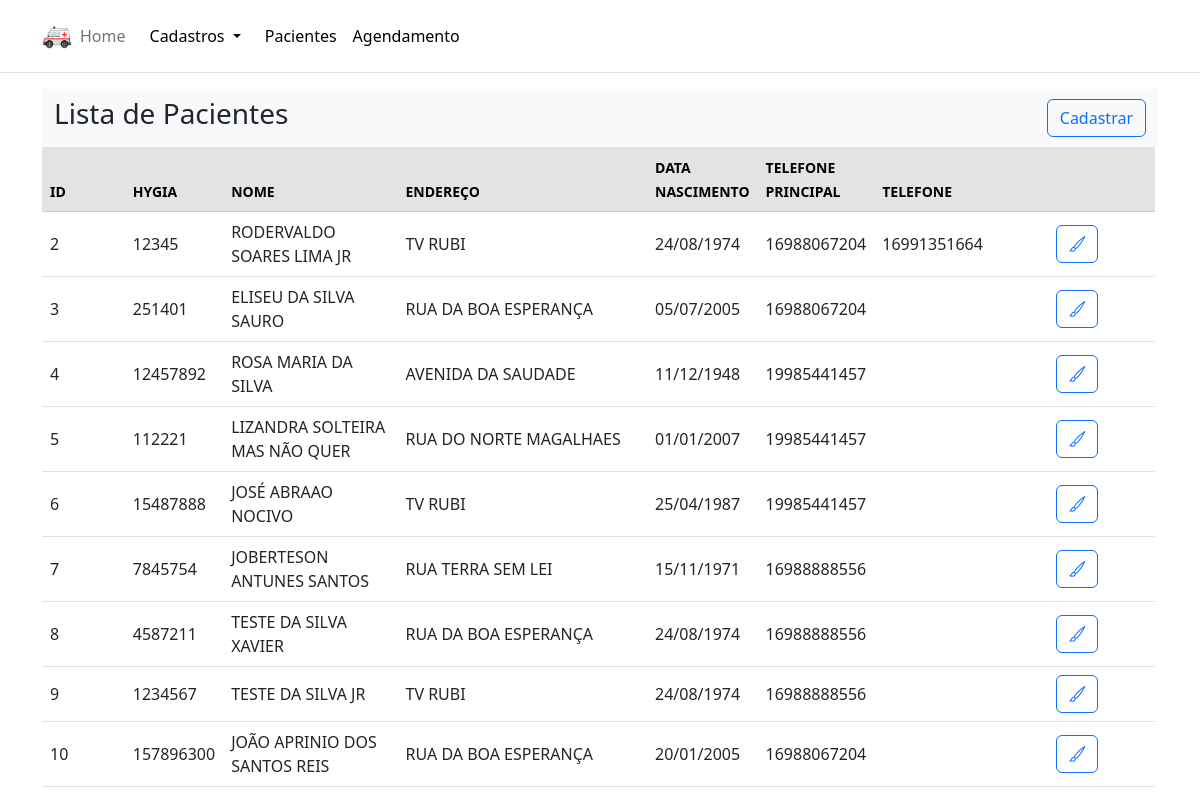
/pacientes, run on an earlier commit of the app's database.
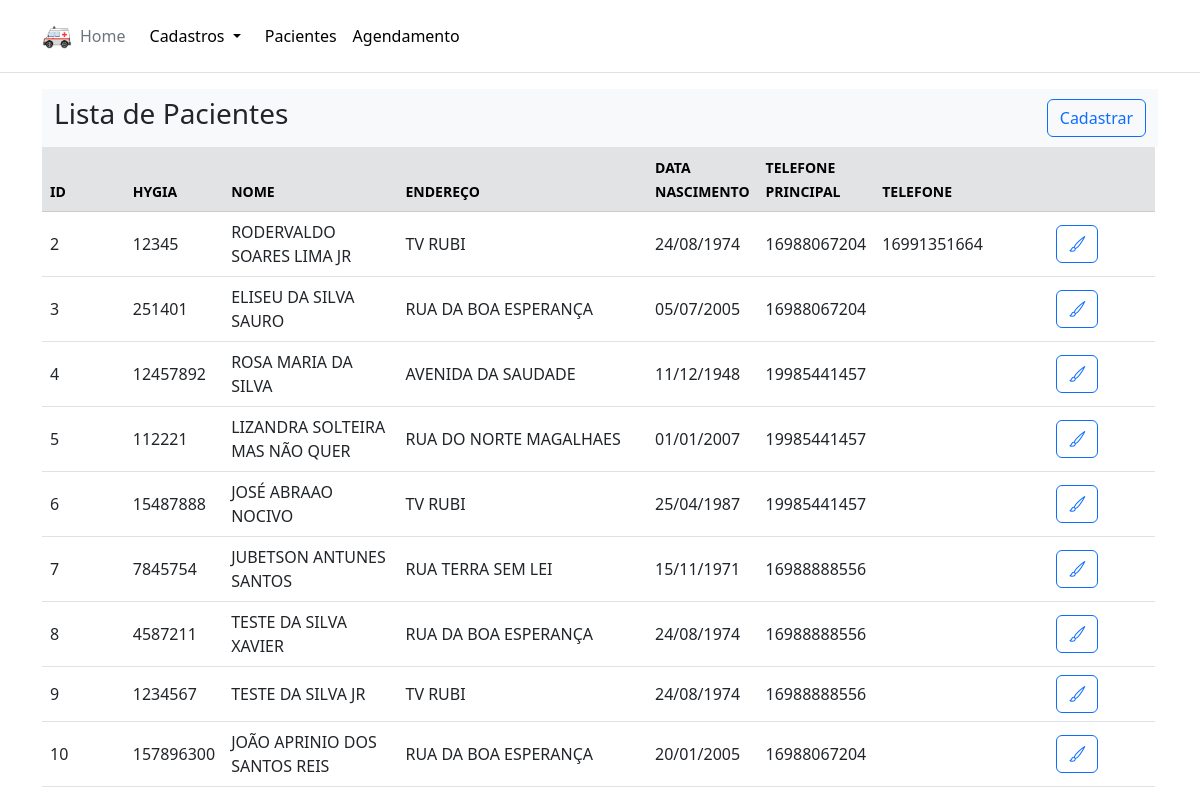
And on a later commit of the database.
### models.py (models this page shows, shortened)
class Paciente (Base):
    __tablename__ = "PACIENTE"
    paciente_id = Column(INTEGER, primary_key=True)
    cidade_id = Column(INTEGER, nullable=False)
    hygia = Column(TEXT(20),nullable=False)
    nome = Column(TEXT(250), nullable=False)
    data_nasc = Column(TEXT(10), nullable=False)
    tel_1 = Column(TEXT(11), nullable=False)
    tel_2 = Column(TEXT(11), nullable=True)
    logradouro = Column(TEXT(400), nullable=False)
    numero = Column(TEXT(20), nullable=False)
    complemento = Column(TEXT(50), nullable=False)
    cep = Column(TEXT(10), nullable=False)

### app.py (the view)
@app.route("/pacientes")
def pacientes():
    sql = session.query(Paciente, Cidade).join(Cidade, Paciente.cidade_id == Cidade.cidade_id).all()
    return render_template('pacientes.html', results=sql)

### templates/pacientes.html (shortened to what this page needs)
{% extends 'base.html' %}
{% block content %}
    <nav class="navbar navbar-expand-lg bg-body-tertiary">
        <div class="container-fluid">
        <div class="collapse navbar-collapse" id="navbarSupportedContent">
            <h3>Lista de Pacientes</h3>
            <a class="btn btn-outline-primary d-inline-flex align-items-center" href="/pacientes/novo" role="button">Cadastrar</a>
        </div>
        </div>
    </nav>
    <table class="table table-hover" style="width:99.7%"
        id="table"
        data-locale="pt-BR"
        data-toolbar="#toolbar"
        data-toggle="table"
        data-pagination="true"
        data-search="true"
        data-show-columns="true"
        data-page-list="[5, 10, 15, 20, all]"
        data-side-pagination="local"
        data-show-fullscreen="true"
        data-show-refresh="false"
        data-show-toggle="true"
        data-show-columns-toggle-all="true"
        data-detail-view="false"
        data-show-export="true"
        data-click-to-select="true"
        data-detail-formatter="detailFormatter"
        data-minimum-count-columns="2"
        data-show-pagination-switch="true"
        data-pagination="true"
        data-id-field="id"
        data-show-footer="false"
        data-response-handler="responseHandler"
        data-export-data-type="all"
        data-export-types="['csv', 'txt', 'excel', 'pdf']"
        >
        <thead>
            <tr class="table-secondary">
                <th class="col-1"><small>ID</small></th>
                <th class="col-1"><small>HYGIA</small></th>
                <th class="col-2"><small>NOME</small></th>
                <th class="col-3"><small>ENDEREÇO</small></th>
                <th class="col-1"><small>DATA NASCIMENTO</small></th>
                <th class="col-1"><small>TELEFONE PRINCIPAL</small></th>
                <th class="col-1"><small>TELEFONE</small></th>
                <th class="col-2"></th>
        </thead>
        <tbody>
            {% for result in results %}
            <tr>
                <td class="col-1 align-middle">{{ result.Paciente.paciente_id }}</td>
                <td class="col-1 align-middle">{{ result.Paciente.hygia }}</td>
                <td class="col-2 align-middle">{{ result.Paciente.nome }}</td>
                <td class="col-3 align-middle">{{ result.Paciente.logradouro }}</td>
                <td class="col-1 align-middle">{{ result.Paciente.data_nasc }}</td>
                <td class="col-1 align-middle">{{ result.Paciente.tel_1 }}</td>
                <td class="col-1 align-middle">{{ result.Paciente.tel_2 }}</td>
                <td class="col-2 align-middle">
                    <div class="row buttons justify-content-center">
                        <div class="col-2">
                            <a class="btn btn-outline-primary" href="/pacientes/editar/{{result.Paciente.paciente_id}}">
                                <i class="bi bi-brush"></i>
                            </a>
                        </div>
                        <div class="col-2"></div>
                    </div>
                </td>
            </tr>
        {% endfor %}
        </tbody>
    </table>
{% endblock %}

What changed in the data, as far as the page shows it:
changed Paciente "RUA TERRA SEM LEI": Paciente.nome "JOBERTESON ANTUNES SANTOS" → "JUBETSON ANTUNES SANTOS"
